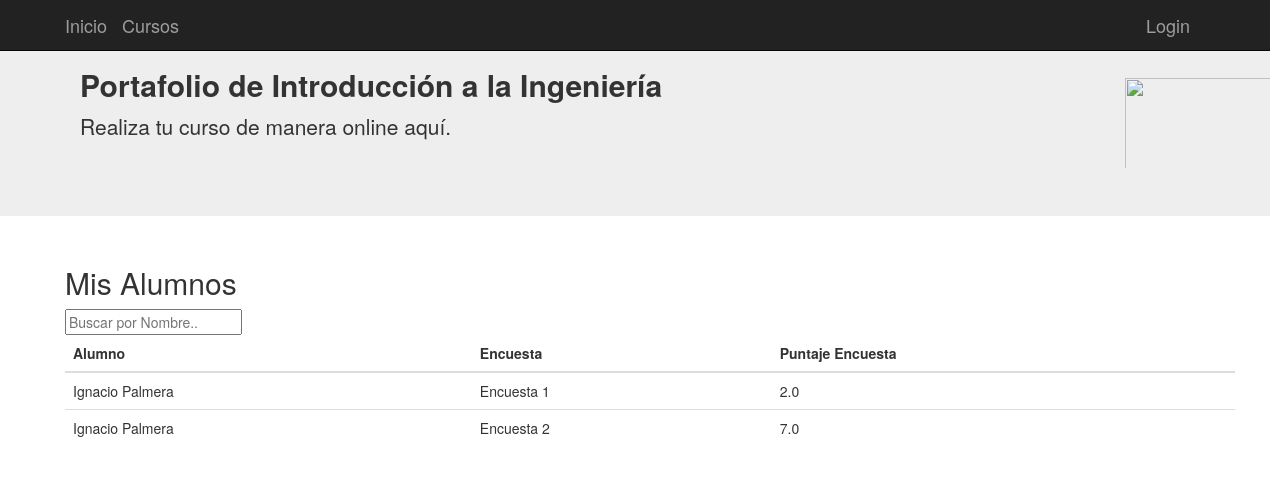
/calificaciones, run on an earlier commit of the app's database.
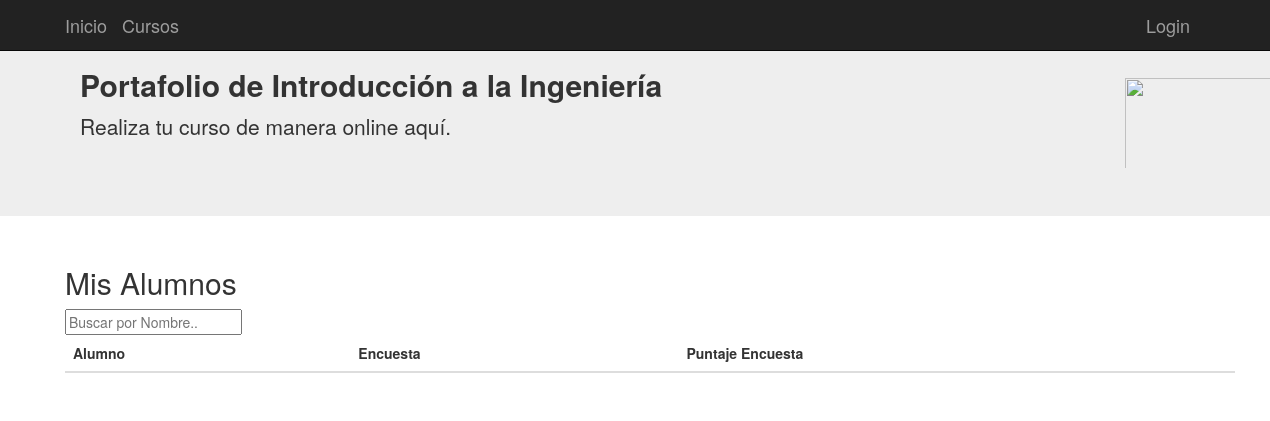
And on a later commit of the database.
### tables this page shows
CREATE TABLE alumnos (
	id INTEGER NOT NULL, 
	username VARCHAR(100) NOT NULL, 
	password_hash VARCHAR(128) NOT NULL, 
	nombre VARCHAR(200) NOT NULL, 
	email VARCHAR(200) NOT NULL, 
	"Cursoid" INTEGER NOT NULL, 
	admin BOOLEAN, 
	PRIMARY KEY (id), 
	FOREIGN KEY("Cursoid") REFERENCES cursos (id), 
	CHECK (admin IN (0, 1))
);

CREATE TABLE encuestas (
	id INTEGER NOT NULL, 
	nombre VARCHAR(100), 
	"Cursoid" INTEGER NOT NULL, 
	PRIMARY KEY (id), 
	FOREIGN KEY("Cursoid") REFERENCES cursos (id)
);

CREATE TABLE puntaje (
	puntaje_id INTEGER NOT NULL, 
	puntaje_total FLOAT, 
	alu_id INTEGER, 
	enc_id INTEGER, 
	PRIMARY KEY (puntaje_id), 
	FOREIGN KEY(alu_id) REFERENCES alumnos (id), 
	FOREIGN KEY(enc_id) REFERENCES encuestas (id)
);

### aplicacion/app.py (the view)
@app.route('/calificaciones')
def calificaciones():
    print("calificaciones")
    from aplicacion.models import Encuestas, Alumnos, Actividades, Puntaje
    dataTable = []
    encuestas = Encuestas.query.all()
    alumnos = Alumnos.query.all()
    puntaje = Puntaje.query.all()
    largopuntaje=len(puntaje)
    print("existen ",len(puntaje))
    for index in range(0,len(puntaje)):
        print(index)
        encAux = Encuestas.query.filter_by(id=puntaje[index].enc_id)
        aluAux = Alumnos.query.filter_by(id=puntaje[index].alu_id)
        dataTable.append(
                    {   'nombreAlumno': aluAux[0].nombre,
                        'nombreEncuesta': encAux[0].nombre,
                        'puntajeTotal': puntaje[index].puntaje_total
                    }
                )
    return render_template("calificaciones.html", dataTable = dataTable)

### aplicacion/templates/calificaciones.html (shortened to what this page needs)
{% extends "base.html" %}
{% block contenido %}
<div class="container">
  <div class="row">
    <h2>Mis Alumnos</h2>
  <input type="text" id="myInput" onkeyup="myFunction()" placeholder="Buscar por Nombre.." title="Type in a name">
    <table id="myTable" table class="table">
      <thead>
        <tr class="header">
          <th scope="col">Alumno</th>
          <th scope="col">Encuesta</th>
          <th scope="col">Puntaje Encuesta</th>
        </tr>
      </thead>
      <tbody>
        {% for index in dataTable %}
          <tr>
              <td>{{ index.nombreAlumno }}</td>
              <td>{{ index.nombreEncuesta }}</td>
              <td>{{ index.puntajeTotal }}</td>
          </tr>
        {% endfor %}
      </tbody>
    </table>
  </div>
</div>
{% endblock %}

### aplicacion/templates/base.html (shortened to what this page needs)
{% extends "bootstrap/base.html" %}
{% block navbar %}
<nav class="navbar navbar-inverse navbar-fixed-top">
      <div class="container">
        <div class="navbar-header">
          <a class="navbar-brand" href="/">Inicio</a>
          <a class="navbar-brand" href="{{url_for('cursos')}}">Cursos</a>
        </div>
        <div id="navbar" class="navbar-collapse collapse navbar-right">
          {% if current_user.is_authenticated %}
          <a class="navbar-brand " href="/logout"> {{ current_user.username}} (Salir)</a>
          {% else %}
          <a class="navbar-brand " href="/login">Login</a>
          {% endif %}
        </div>
      </div>
    </nav>
    <div class="jumbotron">
      <div class="container">
        <div class="col-md-11">
          <h2> <b>  Portafolio de Introducción a la Ingeniería</b></h2>
          <p>Realiza tu curso de manera online aquí.</p>
        </div>
        <div class="col-md-1">
          <img style="padding-top:30px" height="120" width="170" src="https://git.cromer.cl/UBB/mt/raw/commit/ad0ca3738a645b2049aae4aa610f6b0677792105/src/mt/images/UBBLogo.png">
        </div>
      </div>
    </div>
{% endblock %}
{% block content %}
<div class="container-fluid">
  <div class="row">
  	<div class="container">
	    {% block contenido %}{% endblock %}
  	</div>
 </div>
{% endblock %}

What changed in the data, as far as the page shows it:
removed alumnos: nombreAlumno "Ignacio Palmera" "Ignacio Palmera"
removed encuestas: nombreEncuesta "Encuesta 1"
removed puntaje: puntajeTotal "2.0"
removed encuestas: nombreEncuesta "Encuesta 2"
removed puntaje: puntajeTotal "7.0"
